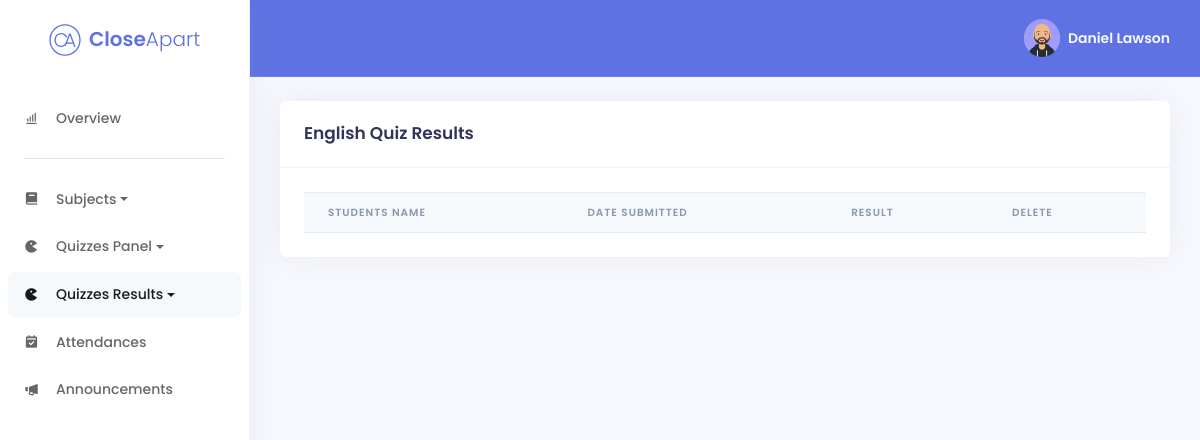
The page /quizzes/english/result/englishresults.php (signed in) on the database as committed earlier.
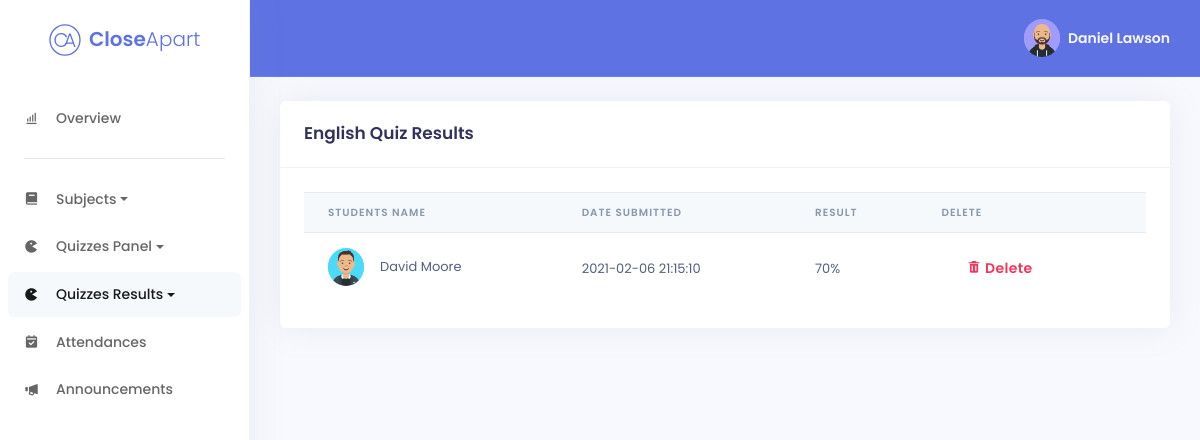
The same page on the database as committed later.
### tables this page shows
CREATE TABLE IF NOT EXISTS Staff (
staff_id SMALLINT(3) NOT NULL AUTO_INCREMENT,
staff_fullname VARCHAR(255) NULL DEFAULT NULL,
staff_email VARCHAR(255) NULL DEFAULT NULL,
staff_password VARCHAR(255) NULL DEFAULT NULL,
staff_phone INT(10) ZEROFILL NULL,
staff_address VARCHAR(255) NULL,
staff_city VARCHAR(255) NULL,
staff_country VARCHAR(255) NULL,
staff_eircode VARCHAR(255) NULL,
staff_bio TEXT NULL,
staff_avatar VARCHAR(255) DEFAULT 'daniel-avataaar.png',
google_id VARCHAR(255) NULL,
PRIMARY KEY (staff_id));

CREATE TABLE IF NOT EXISTS EnglishResults (
    english_result_id int(11) NOT NULL AUTO_INCREMENT,
    english_result_date timestamp NOT NULL DEFAULT CURRENT_TIMESTAMP,
    english_result_marks int(11) NOT NULL,
    student_fullname varchar(255) NOT NULL,
PRIMARY KEY (english_result_id));

CREATE TABLE IF NOT EXISTS Students (
student_id SMALLINT(3) NOT NULL AUTO_INCREMENT,
student_fullname VARCHAR(255) NULL DEFAULT NULL,
student_email VARCHAR(255) NULL DEFAULT NULL,
student_password VARCHAR(255) NULL DEFAULT NULL,
student_phone INT(10) ZEROFILL NULL,
student_address VARCHAR(255) NULL,
student_city VARCHAR(255) NULL,
student_country VARCHAR(255) NULL,
student_eircode VARCHAR(255) NULL,
student_bio TEXT NULL,
student_avatar VARCHAR(255) DEFAULT 'david-avataaar.png',
attendance SMALLINT(3) NULL,
attendance_explained SMALLINT(3) NULL,
attendance_unexplained SMALLINT(3) NULL,
class_id INT(11) NOT NULL,
PRIMARY KEY (student_id));

### quizzes/english/result/resultprocess.php (called while the page is built, shortened)
<?php
class Result {
public function get_results_by_user($student_fullname)
{
    try
    {
        $email = $_SESSION["staff_email"];
        $googleEmail = $_SESSION["email"];
        $conn = new Connection();
        $dbconn = $conn->getConnection();
        $selectQuery = "SELECT * FROM EnglishResults JOIN students USING(student_fullname) JOIN classes USING(class_id) WHERE staff_email='" . $email . $googleEmail . "';";
        $reslts = NULL;
        foreach( $dbconn->query($selectQuery, PDO::FETCH_ASSOC) as $rslt)
        {
            $reslts[] = $rslt;
        }
        return $reslts;
    }
    catch (PDOException $e)
    {
        echo "<script>alert(".$e->getMessage().");</script>";
    }
    catch (Exception $e)
    {
        echo "<script>alert(".$e->getMessage().");</script>";
    }
}
}
?>

### quizzes/english/result/englishresults.php (the view, shortened to what this page needs)
<?php
require_once("resultprocess.php");
$resultObject = new Result();
$results = $resultObject->get_results_by_user($_SESSION["student_fullname"]);
function getStaffData($staffId) {
	require('../../../config/db.php');
	$array = array();
	$query = mysqli_query($conn, "SELECT * FROM staff WHERE staff_id=" . $staffId);
	while ($row = mysqli_fetch_assoc($query)) {
		$array['staff_id'] = $row['staff_id'];
		$array['staff_fullname'] = $row['staff_fullname'];
		$array['staff_email'] = $row['staff_email'];
		$array['staff_password'] = $row['staff_password'];
		$array['staff_avatar'] = $row['staff_avatar'];
	}
	return $array;
}
function getId($email) {
	require('../../../config/db.php');
	$query = mysqli_query($conn, "SELECT staff_id FROM staff WHERE staff_email='" . $email . "'");
	while ($row = mysqli_fetch_assoc($query)) {
		return $row['staff_id'];
	}
}
if (isset($_SESSION['staff_email'])) {
	$staffData = getStaffData(getId($_SESSION['staff_email']));
}
?>
<!DOCTYPE html>
<html lang="en">
<head>
	<link href='https://unpkg.com/boxicons@2.0.7/css/boxicons.min.css' rel='stylesheet'>
	<link rel="stylesheet" href="../../../assets/css/argon.min.css">
	<link rel="stylesheet" type="text/css" href="https://cdn.datatables.net/1.10.23/css/dataTables.bootstrap4.min.css" />
</head>
<body>
	<nav class="sidenav navbar navbar-vertical fixed-left navbar-expand-xs navbar-light bg-white" id="sidenav-main">
		<div class="scrollbar-inner">
			<div class="sidenav-header align-items-center">
				<a class="navbar-brand d-flex justify-content-center" href="../../../index.php">
					<img src="../../../assets/images/brand/closeapart-logo-primary.svg" class="mr-2 brand-logo" alt="closeapart logo">
					<span class="font-weight-bold text-primary">Close</span><span
						class="font-weight-light text-primary">Apart</span>
				</a>
			</div>
			<div class="navbar-inner">
				<div class="collapse navbar-collapse" id="sidenav-collapse-main">
					<ul class="navbar-nav">
						<li class="nav-item">
							<a class="nav-link" href="../../../staff/dashboard.php">
								<i class='bx bx-bar-chart-alt'></i>
								<span class="nav-link-text">Overview</span>
							</a>
						</li>
					</ul>
					<hr class="my-3">
					<ul class="navbar-nav">
						<li class="nav-item">
							<a class="nav-link dropdown-toggle" href="#" role="button" data-toggle="dropdown" aria-haspopup="true"
								aria-expanded="false">
								<i class='bx bxs-book'></i>
								<span class="nav-link-text">Subjects</span>
							</a>
						</li>
						<li class="nav-item">
							<a class="nav-link dropdown-toggle" href="#" role="button" data-toggle="dropdown" aria-haspopup="true"
								aria-expanded="false">
								<i class='bx bxs-game'></i>
								<span class="nav-link-text">Quizzes Panel</span>
							</a>
						</li>
						<li class="nav-item">
							<a class="nav-link dropdown-toggle active" href="#" role="button" data-toggle="dropdown" aria-haspopup="true"
								aria-expanded="false">
								<i class='bx bxs-game'></i>
								<span class="nav-link-text">Quizzes Results</span>
							</a>
						</li>
						<li class="nav-item">
							<a class="nav-link" href="../../../staff/attendances/attendances.php">
								<i class='bx bxs-calendar-check'></i>
								<span class="nav-link-text">Attendances</span>
							</a>
						</li>
						<li class="nav-item">
							<a class="nav-link" href="../../../staff/announcements/announcements.php">
								<i class='bx bxs-megaphone'></i>
								<span class="nav-link-text">Announcements</span>
							</a>
						</li>
					</ul>
				</div>
			</div>
		</div>
	</nav>
	<div class="main-content">
		<nav class="navbar navbar-top navbar-expand navbar-dark bg-primary border-bottom">
			<div class="container-fluid">
				<div class="collapse navbar-collapse" id="navbarSupportedContent">
					<ul class="navbar-nav align-items-center">
						<li class="nav-item dropdown">
							<a class="nav-link pr-0" href="#" role="button" data-toggle="dropdown" aria-haspopup="true"
								aria-expanded="false">
								<div class="media align-items-center">
									<span class="avatar avatar-sm rounded-circle">
										<?php if($_SESSION['access_token'] == true): ?>
										<img src='<?php echo $_SESSION['picture']; ?>' />
										<?php else: ?>
										<img src='../../../assets/images/avatars/<?php echo $staffData['staff_avatar'] ?>' />
										<?php endif; ?>
									</span>
									<div class="media-body ml-2 d-none d-lg-block">
										<span
											class="mb-0 text-sm font-weight-bold"><?php echo $staffData['staff_fullname'] . $_SESSION['givenName'] . ' ' . $_SESSION['familyName'] ?></span>
									</div>
								</div>
							</a>
						</li>
					</ul>
				</div>
			</div>
		</nav>
		<div class="container-fluid mt-4">
			<div class="row">
				<div class="col-xl-12">
					<div class="card">
						<div class="card-header bg-transparent">
							<div class="row align-items-center">
								<div class="col">
									<h3 class="mb-0">English Quiz Results</h3>
								</div>
							</div>
						</div>
						<div class="card-body">
							<div class="table-responsive">
								<table id="sorttable" class="table align-items-center table-flush hover stripe" style="border: none; width: 100% !important;">
									<thead class="thead-light">
										<tr>
                      <th scope="col">Students Name</th>
											<th scope="col">Date Submitted</th>
											<th scope="col">Result</th>
											<th scope="col">Delete</th>
										</tr>
									</thead>
									<tbody>
									<?php
										if(isset($results))
										{
										foreach($results as $result)
										{
									?>
										<tr>
											<td class="d-flex align-items-center">
												<span class="avatar avatar-sm rounded-circle mr-3">
													<img src='../../../assets/images/avatars/<?php echo $result['student_avatar'] ?>' />
												</span>
												<?php echo $result["student_fullname"]; ?>
											</td>
											<td>
												<?php echo $result["english_result_date"]; ?>
											</td>
											<td>
												<?php echo $result["english_result_marks"]*10; ?>%
											</td>
											<td>
												<div class="d-flex">
													<form class="d-flex" method="POST" action="<?php $_SERVER['PHP_SELF']; ?>">
														<button type="submit" name="delete"
															class="text-danger px-4 py-2 btn text-primary shadow-none"><i class='bx bxs-trash'></i>
															Delete</button>
													</form>
											</td>
										</tr>
										<?php
												}
											}
										?>
									</tbody>
								</table>
							</div>
						</div>
					</div>
				</div>
			</div>
		</div>
</body>
</html>

Rows that differ between the two databases and show on the page:
now on this page (row edited): englishresults: students.student_avatar (picture), student_fullname "David Moore", english_result_date "2021-02-06 21:15:10", $result['english_result_marks']*10 "70"
